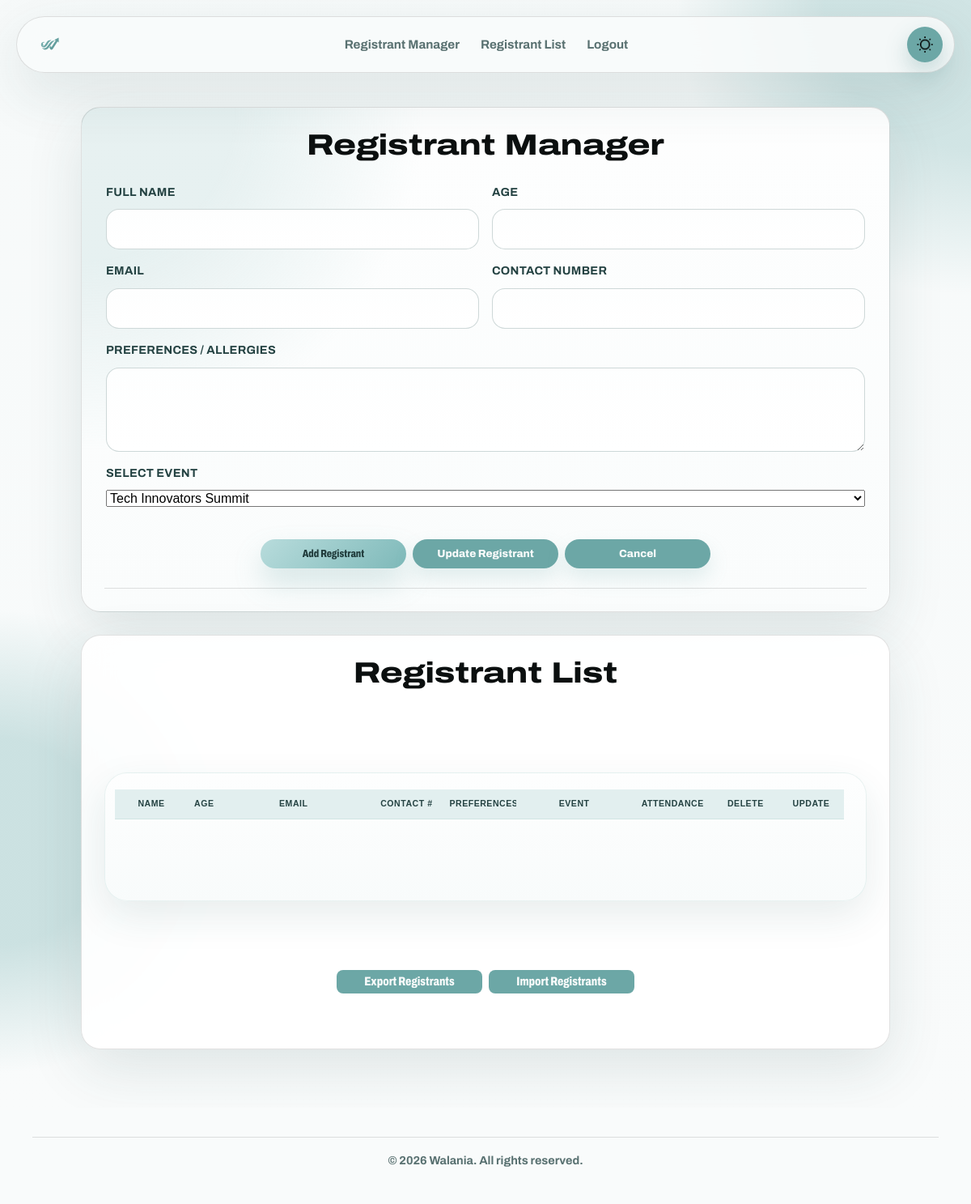
Before: /views/registrant.php (signed in) with the older database file.
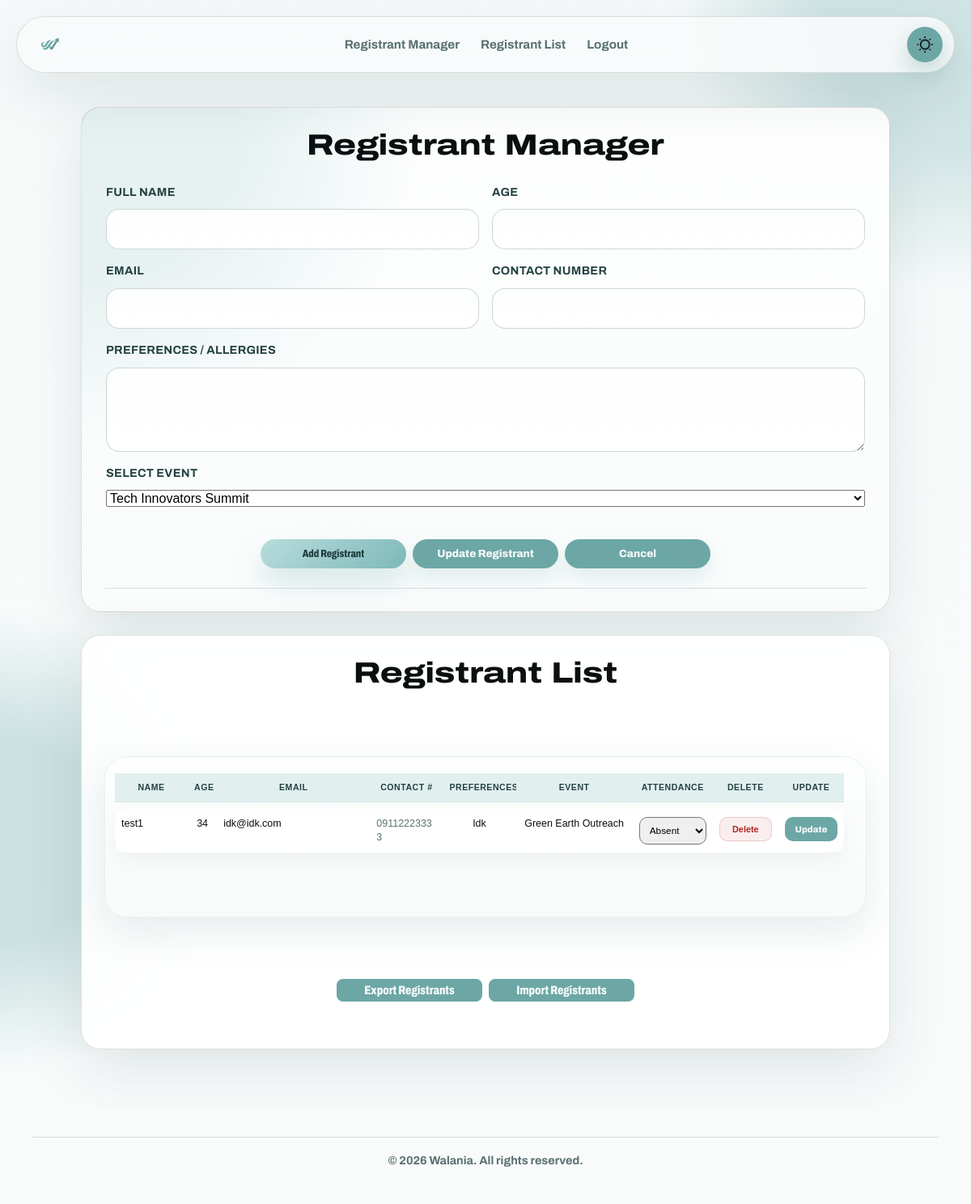
After: the same page with the newer database file.
### tables this page shows
CREATE TABLE `walania_attendance` (
  `id` int(11) NOT NULL,
  `registrant_id` int(11) NOT NULL,
  `event_id` int(11) NOT NULL,
  `attendance_status` enum('N/A','present','absent','late') DEFAULT 'N/A',
  `time_checked_in` timestamp NULL DEFAULT NULL
);

CREATE TABLE `walania_registrant` (
  `id` int(11) NOT NULL,
  `full_name` varchar(120) NOT NULL,
  `age` tinyint(3) UNSIGNED NOT NULL,
  `email` varchar(160) NOT NULL,
  `contact_number` varchar(40) NOT NULL,
  `preference_allergy` varchar(500) DEFAULT NULL,
  `registered_at` timestamp NOT NULL DEFAULT current_timestamp(),
  `event_id` int(11) DEFAULT NULL,
  `user_id` int(10) UNSIGNED DEFAULT NULL
);

CREATE TABLE `walania_event` (
  `id` int(11) NOT NULL,
  `name` varchar(50) NOT NULL,
  `event_date` date NOT NULL,
  `location` varchar(1000) NOT NULL,
  `description` varchar(1000) NOT NULL
);

### controllers/pageData.php (called while the page is built, shortened)
<?php
require_once __DIR__ . '/../models/eventModel.php';
require_once __DIR__ . '/../models/registrantModel.php';
class PageDataController{
    private $eventModel;
    private $registrantModel;
    public function __construct($dbConnection){
        $this->db = $dbConnection;
        $this->eventModel = new eventModel($this->db);
        $this->registrantModel = new registrantModel($this->db);
    }
    public function getPageData(): array
    {
        $user = null;
        if(isset($_SESSION['user_id'])){
            $user = [
                'id'        => (int)$_SESSION['user_id'],
                'username'  => $_SESSION['username'] ?? '',
                'role'      => strtolower((string)($_SESSION['role'] ?? ''))
            ];
        }
        $events = $this->eventModel->getAllEvents() ?? [];
        $totalEvents = count($events);
        $eventsMessage = $totalEvents === 0 ? 'No events available yet.' : null;
        $registrants = $this->registrantModel->getAllRegistrants() ?? [];
        $totalRegistrants = count($registrants);
        return[
            'user'               => $user,
            'events'             => $events,
            'totalEvents'        => $totalEvents,
            'eventsMessage'      => $eventsMessage,
            'registrants'        => $registrants,
            'totalRegistrants'   => $totalRegistrants,
            'registrationStatus' => null,
            'registrationErrors' => []
        ];
    }
}
?>

### models/eventModel.php (called while the page is built, shortened)
<?php
class EventModel{
    private $db;
    public function __construct($dbConnection){
        $this->db = $dbConnection;
    }
    public function getAllEvents(){
        $stmt = $this->db->query("SELECT * FROM walania_event");
        return $stmt->fetchAll(PDO::FETCH_ASSOC);
    }
}
?>

### models/registrantModel.php (called while the page is built, shortened)
<?php
class RegistrantModel{
    private $db;
    public function __construct($dbConnection){
        $this->db = $dbConnection;
    }
    public function getAllRegistrants(){
        $stmt = $this->db->query(
            "SELECT r.*, e.name AS event_name, a.attendance_status
             FROM walania_registrant r
             LEFT JOIN walania_event e ON r.event_id = e.id
             LEFT JOIN walania_attendance a ON a.registrant_id = r.id"
        );
        return $stmt->fetchAll(PDO::FETCH_ASSOC);
    }
}
?>

### views/registrant.php (the view, shortened to what this page needs)
<?php
require_once __DIR__ . '../../models/EventModel.php';
require_once __DIR__ . '../../models/RegistrantModel.php';
require_once __DIR__ . '../../controllers/PageData.php';
$database = new Database();
$conn = $database->getConnection();
$pageController = new PageDataController($conn);
$data = $pageController->getPageData();
$events = $data['events'];
$registrants = $data['registrants'];
?>
<!DOCTYPE html>
<html lang="en" data-theme="light">
<head>
    <link rel="stylesheet" href="../style.css?v=registrant-actions-small">
</head>
<body class="admin-page event-admin-page registrant-admin-page">
    <header class="site-header admin-header">
        <a href="dashboard.php" class="logo-placeholder" aria-label="Walania login">
        </a>
        <nav class="main-nav" aria-label="Registrant navigation">
            <a href="#registrant-manager">Registrant Manager</a>
            <a href="#registrant-list">Registrant List</a>
            <a href="../controllers/logout.php">Logout</a>
        </nav>
        <button type="button" class="theme-toggle" data-theme-toggle aria-label="Toggle dark mode">
            <img class="theme-toggle-icon" data-theme-icon src="../images/LightModeIcon.svg" alt="" aria-hidden="true">
        </button>
    </header>
    <main class="admin-section">
        <div class="admin-workspace">
            <section id="registrant-manager" class="admin-event-manager admin-registrant-manager">
                <div class="admin-section-card">
                    <div class="admin-panel-heading">
                        <h1>Registrant Manager</h1>
                    </div>
                    <form id="registrantForm" class="admin-event-form" action="../controllers/registrantController.php" method="POST">
                        <div class="form-grid">
                            <div class="form-group">
                                <label for="name">Full Name</label>
                                <input type="text" id="fullname" name="fullname" required>
                            </div>
                            <div class="form-group">
                                <label for="event_date">Age</label>
                                <input type="text" id="age" name="age" required>
                            </div>
                            <div class="form-group">
                                <label for="location">Email</label>
                                <input type="text" id="email" name="email" required>
                            </div>
                            <div class="form-group">
                                <label for="contact_number">Contact Number</label>
                                <input type="text" id="contact_number" name="contact_number" required>
                            </div>
                            <div class="form-group form-group-wide">
                                <label for="preference_allergy">Preferences / Allergies</label>
                                <textarea class="preferencebox" id="preference_allergy" name="preference_allergy"></textarea>
                            </div>
                            <div class="form-group form-group-wide">
                                <label for="event_id">Select Event</label>
                                <select name="event_id" id="event_id" required>
                                    <?php foreach ($events as $event): ?>
                                        <option value="<?= $event['id'] ?>"><?= htmlspecialchars($event['name']) ?></option>
                                    <?php endforeach; ?>
                                </select>
                            </div>
                        </div>
                        <div class="admin-actions">
                            <button class="primary-button submit-button" type="submit" name="add">Add Registrant</button>
                            <button class="secondary-button submit-button" type="submit" name="update" id="updateRegistrantButton" disabled>Update Registrant</button>
                            <button class="secondary-button submit-button" type="button" id="cancelRegistrantUpdate" onclick="resetRegistrantForm()" hidden>Cancel</button>
                        </div>
                    </form>
                </div>
            </section>
            <section id="registrant-list" class="admin-panel">
                <div class="admin-section-card">
                    <div class="admin-panel-heading">
                        <h1>Registrant List</h1>
                    </div>
                    <div class="admin-table-wrap">
                        <table class="admin-table registrant-table">
                            <thead>
                                <tr>
                                    <th>Name</th>
                                    <th>Age</th>
                                    <th>Email</th>
                                    <th>Contact #</th>
                                    <th>Preferences</th>
                                    <th>Event</th>
                                    <th>Attendance</th>
                                    <th>Delete</th>
                                    <th>Update</th>
                                </tr>
                            </thead>
                            <tbody>
                                <?php foreach ($registrants as $registrant): ?>
                                <tr>
                                    <td data-label="Name"><?= htmlspecialchars($registrant['full_name']) ?></td>
                                    <td data-label="Age"><?= htmlspecialchars($registrant['age']) ?></td>
                                    <td data-label="Email"><?= htmlspecialchars($registrant['email']) ?></td>
                                    <td data-label="Contact"><?= htmlspecialchars($registrant['contact_number']) ?></td>
                                    <td data-label="Preferences"><?= htmlspecialchars($registrant['preference_allergy']) ?></td>
                                    <td data-label="Event"><?= htmlspecialchars($registrant['event_name'] ?? 'N/A') ?></td>
                                    <td data-label="Attendance">
                                        <form action="../controllers/registrantController.php" method="POST">
                                            <?php $status = strtolower($registrant['attendance_status'] ?? 'n/a'); ?>
                                            <select name="attendance_status" onchange="this.form.submit()">
                                                <option value="absent" <?= $status === 'absent' ? 'selected' : '' ?>>Absent</option>
                                            </select>
                                        </form>
                                    </td>
                                    <td data-label="Delete">
                                        <button type="button" class="text-button delete-trigger" data-id="<?= $registrant['id'] ?>" data-name="<?= htmlspecialchars($registrant['full_name']) ?>">
                                            Delete
                                        </button>
                                    </td>
                                    <td data-label="Update">
                                        <button class="secondary-button" type="button" onclick="populateRegistrantManagerForm(
                                            '<?= $registrant['id'] ?>',
                                            '<?= htmlspecialchars($registrant['full_name'], ENT_QUOTES) ?>',
                                            '<?= htmlspecialchars($registrant['age'], ENT_QUOTES) ?>',
                                            '<?= htmlspecialchars($registrant['email'], ENT_QUOTES) ?>',
                                            '<?= htmlspecialchars($registrant['contact_number'], ENT_QUOTES) ?>',
                                            '<?= htmlspecialchars($registrant['preference_allergy'], ENT_QUOTES) ?>',
                                            '<?= htmlspecialchars($registrant['event_id'], ENT_QUOTES) ?>'
                                        )">
                                            Update
                                        </button>
                                    </td>
                                </tr>
                                <?php endforeach; ?>
                            </tbody>
                        </table>
                    </div>
                    <div class="admin-actions export-button-row">
                        <button class="primary-button export-button" type="button" onclick="exportXml('registrants')">Export Registrants</button>
                        <button class="primary-button export-button" type="button" onclick="startImport('import_registrants')">Import Registrants</button>
                    </div>
                </div>
            </section>
        </div>
    </main>
    <footer class="site-footer">
        <p>&copy; 2026 Walania. All rights reserved.</p>
    </footer>
</body>
</html>

Changed rows visible on the page:
added walania_attendance: registrant.full_name "test1", registrant.age "34", registrant.email "idk@idk.com", registrant.contact_number "09112223333", registrant.preference_allergy "Idk", event.name "Green Earth Outreach", attendance_status "Absent"
